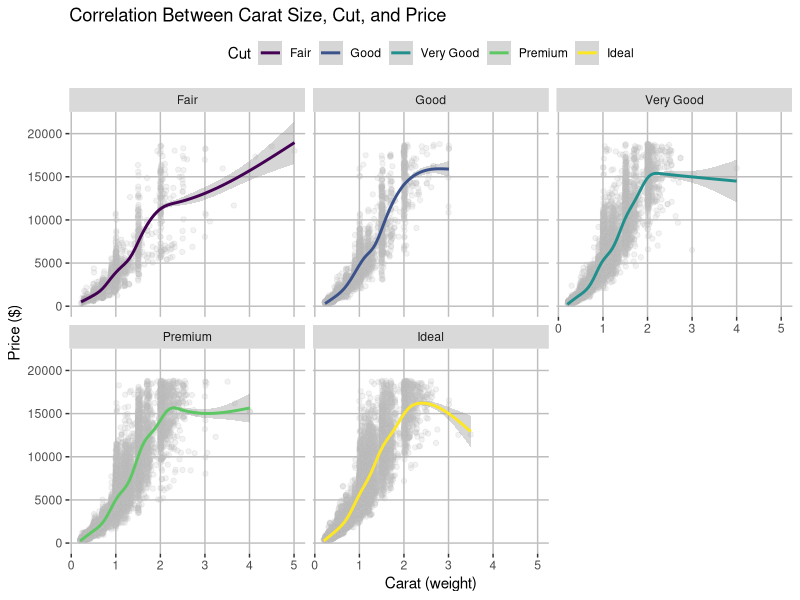
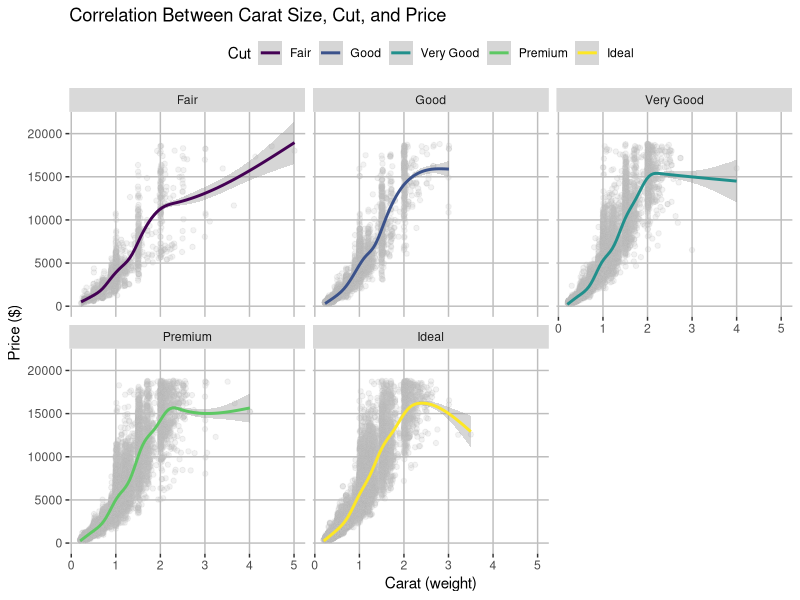

Source code (R) for these figures, in order:
library("tidyverse") #load the tidyverse package
diamonds #check to see if diamond dataframe is there
diamond_data = diamonds #reassign data name
diamond_data #print new variable to data

#save the plot to a new variable
diamond_plot_cut = diamond_data |> drop_na() |> ggplot(mapping = aes(x = carat, y = price)) +
# create the chart style to scatter point with jitter to remove overlap
  geom_point(color = "gray", alpha = 1/10) + 
  geom_jitter(color= "gray", alpha = 1/10) +
  geom_smooth(aes(method ="lm", se = TRUE, color = cut)) +
  # seperate each cut into its own graph
  facet_wrap(~cut, nrow=2) + 
  labs(title = "Correlation Between Carat Size, Cut, and Price", y = "Price ($)", x= "Carat (weight)", color = "Cut") +
  theme(panel.background = element_rect(fill = "white"), panel.grid.major = element_line(color = "gray"), legend.position = "top")

ggsave(filename = "diamond_plot_cut.png", plot = diamond_plot_cut, width= 7, height = 7)

diamond_plot_cut

#Anlysis between cut and carat
#Cut style and carat weight directly effects the price of a diamond. As shown above, as we progress from fair cut to ideal cut we can see the density of price migrate between $15,000 to $20,000.
